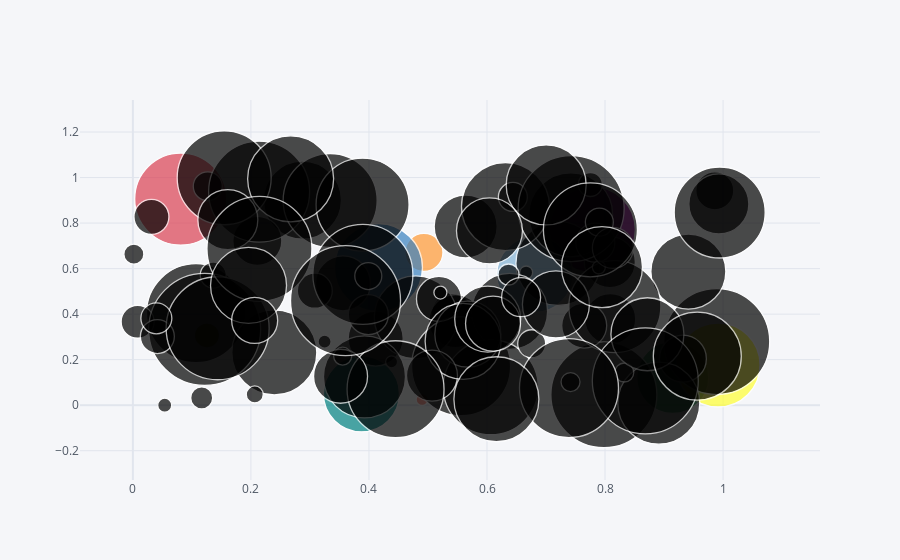

Source (notebook cell):
### Code cell
print('What kind of Plot you need? ')
cat = int(input('Press 1 for print all columns or 2 For Custom columns: '))
main(cat)
